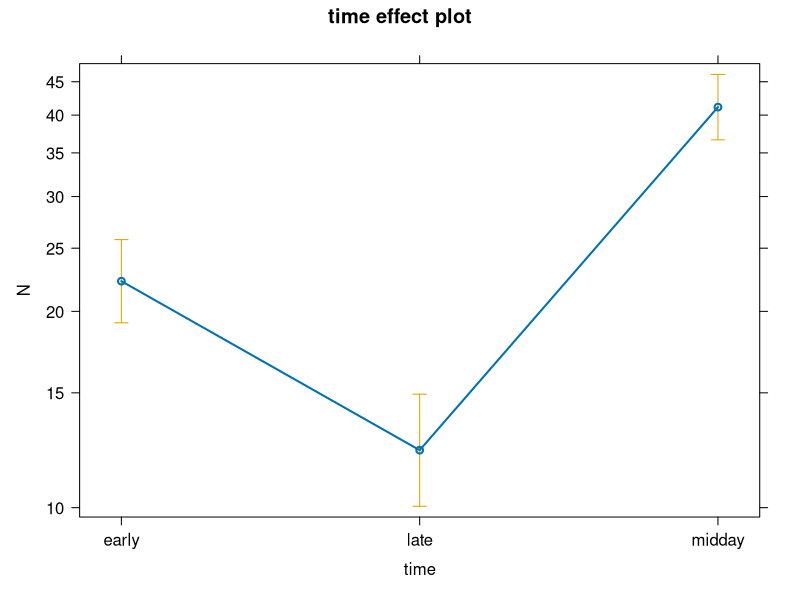
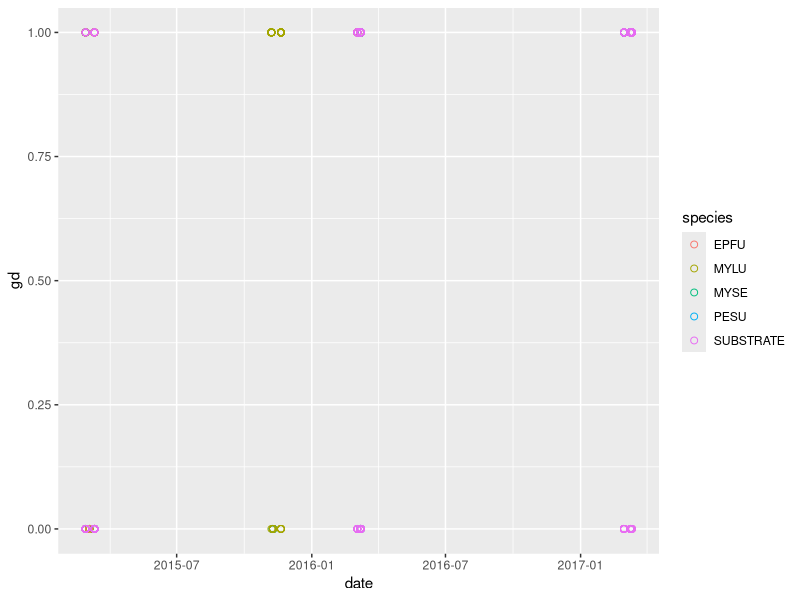
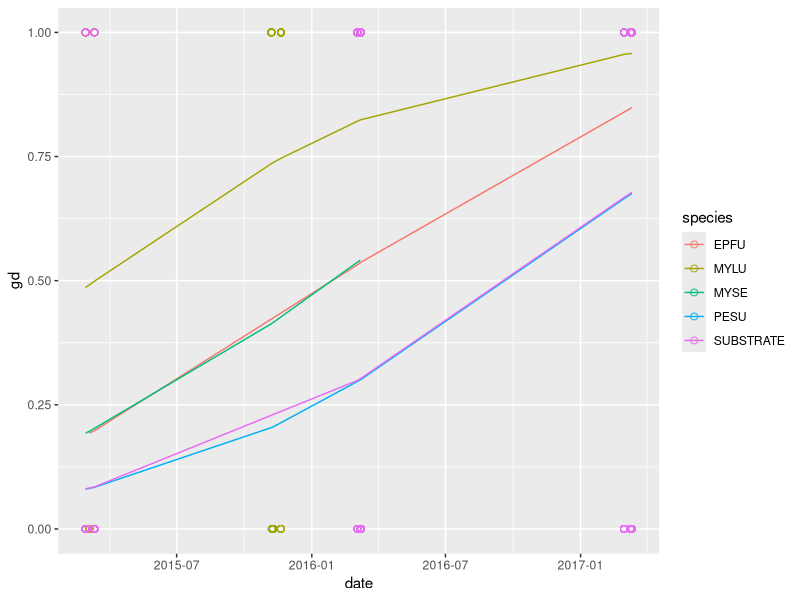
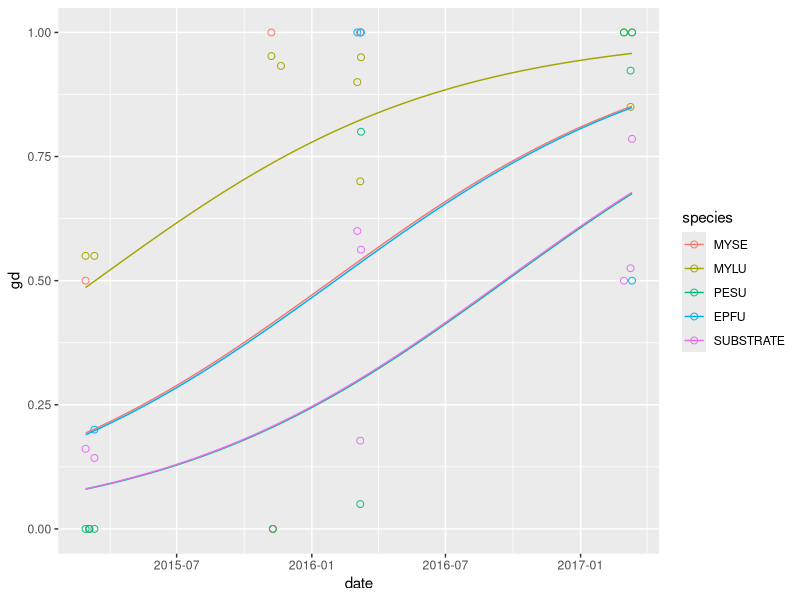
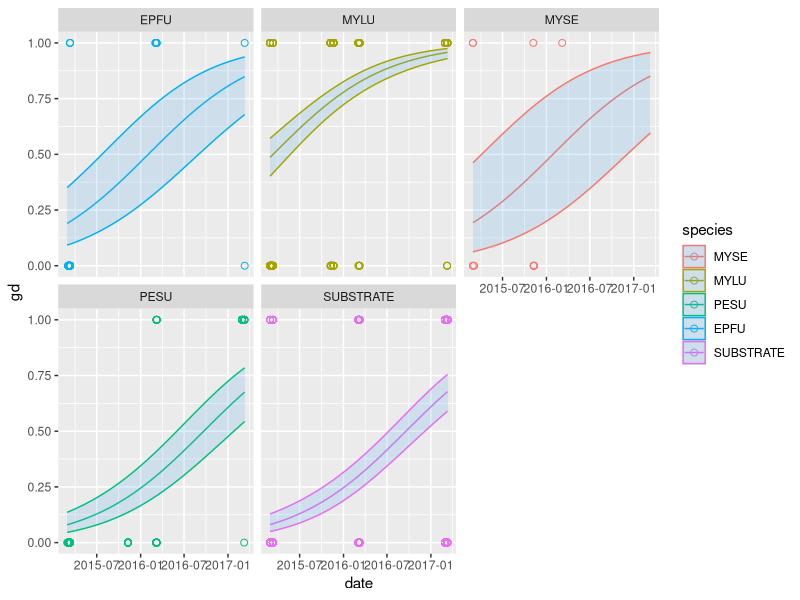

Write R code to recreate these figures, in order.
##Week 10##

###1. GLMS###

?"glm"

liz = read.csv("lizards.csv")

g1 = glm(N~time,data=liz, family="poisson");
summary(g1)

library(effects)
plot(allEffects(g1))
library(lsmeans)
lsmeans(g1, pairwise~time)
library(emmeans)
emmeans(g1, pairwise~time)
emmeans(g1, pairwise~time, type="response")


###BINOMIAL##
bat = read.csv("bat_data.csv")
head(bat)
bat$date = as.Date(bat$date, "%m/%d/%y")
str(bat$date)
#if you have a PC, it may be this:
#bat$date = as.Date(bat$date, "%m/%d/%Y")

library(ggplot2)
plot1=ggplot(data=bat,aes(x=date,y=gd,color=species))+
  geom_point(size=2,shape =1) #this adds points to graph
plot1

#run the binomial glm
g2 = glm(gd~date+species,data=bat, family="binomial");
summary(g2)

#What does this tell us?
dat.new=expand.grid(date=seq(from = min(bat$date),to = max(bat$date),length.out = 100),
                    species = unique(bat$species))

#weird output if we don't use "response:
predict(g2,newdata = dat.new)

#much more sensible output
dat.new$yhat  = predict(g2,type="response",newdata = dat.new)
bat$yhat2 = predict(g2,type="response")
head(dat.new)

head(bat)

plot1=ggplot(data=bat,aes(x=date,y=gd,color=species))+
  geom_point(size=2,shape =1) +
  #geom_line(data=dat.new, aes(x=date,y=yhat,col = species))+
  geom_line(aes(x=date,y=yhat2,col = species))
plot1

#what if we have aggregated data?
b1<-aggregate(gd~date+species,FUN=mean, data=bat)
b2<-aggregate(gd~date+species,FUN=length, data=bat)
b1$N = b2$gd
head(b1)


#run the binomial glm with sample sizes as weights
g3 = glm(gd~date+species,data=b1,weights = N, family="binomial");
summary(g3)

summary(g2);summary(g3)
#these are identical

#sometimes plotting the aggregated data looks better too
plot1=ggplot(data=b1,aes(x=date,y=gd,color=species))+ #aggregated data file
  geom_point(size=2,shape =1) + #add real data points to plot
  geom_line(data=dat.new, aes(x=date,y=yhat,col = species)) #plot smooth lines from dat.new
plot1

#ses and confidence intervals from binomial data

#binomial proportion confidence interval
head(b1)
b1$Nsuccess = b1$gd*b1$N
head(b1)
#load package epitools
library(epitools)
#calculate 95% confidence intervals
cis = binom.exact(b1$Nsuccess, b1$N)
#note this calculates an exact CI, and there are different methods for doing this which we won't get into here..
cis
b1$lCI = cis$lower
b1$uCI = cis$upper
head(b1)

#you can read more here:
#https://en.wikipedia.org/wiki/Binomial_proportion_confidence_interval

###getting prediction intervals##
preds  = predict(g2,type="link",newdata = dat.new, se.fit = T)
dat.new = cbind(dat.new, preds[1:2])#bind together se's and fitted points on your newdata
#get the inverse link function for your glm
ilink <- family(g2)$linkinv
#back transform the CIs (not the SEs!)
dat.new <- transform(dat.new, 
                     Fitted = ilink(fit), 
                     Upper = ilink(fit + (2 * se.fit)),
                Lower = ilink(fit - (2 * se.fit)))
#fitted should be the same as yhat
head(dat.new)
#plot the output
plot1=ggplot(data=bat,aes(x=date,y=gd,color=species))+
  geom_point(size=2,shape =1) +
  facet_wrap(~species)+
  geom_line(data=dat.new, aes(x=date,y=yhat,col = species))+
  geom_ribbon(data = dat.new, aes(ymin = Lower, ymax = Upper, x = date,y=yhat),
              fill = "steelblue2", alpha = 0.2) 
plot1

###Gamma GLMs###
set.seed(101)
bat$gdL2 = rgamma(length(bat$gdL),shape=1,rate=1)
g4 = glm(gdL2~date+species,data=bat, family=Gamma(link = inverse));
summary(g4)
#this is the default

#MAYBE Better,
g5 = glm(gdL2~date+species,data=bat, family=Gamma(link = log));
summary(g5)

##Poisson GLM##
head(liz)
g6 = glm(N~time,data=liz, family=poisson);
summary(g6)


#we have count data, so it might be a good idea to check for overdisperison
#one option - calculate directly
summary(g6)
326.27 / 20

library(AER)
#performs a dispersion test
dispersiontest(g6)

#ok - we have some indication that our data our overdispersed

#lets use a negative binomial instead
library(MASS)
#run a negative binomial glm - no need to use family
g7 = glm.nb(N~time,data=liz)
summary(g7)

#quasi-poisson
#g8 = glm(N~time,data=liz, family = "quasipoisson")
#summary(g8)
